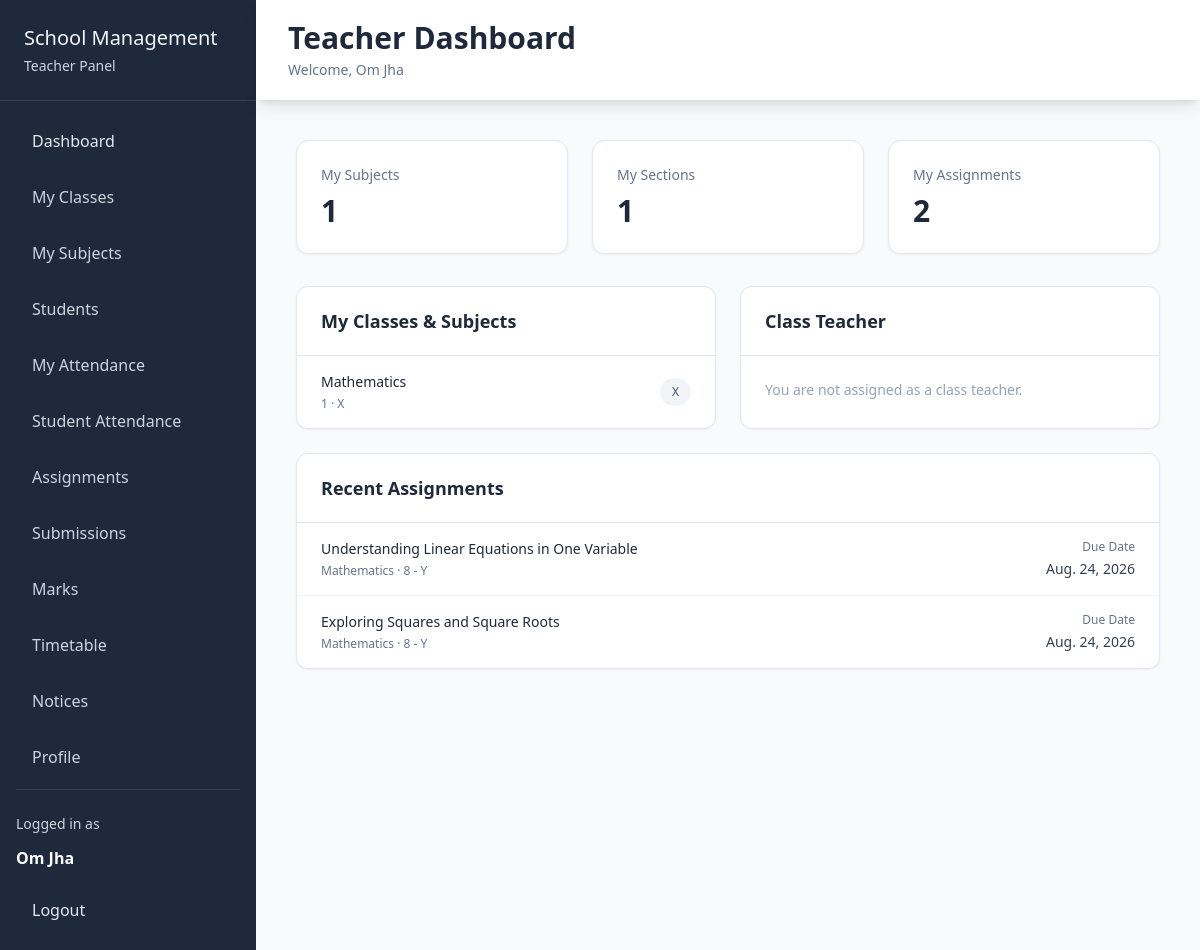
Before: /teachers/dashboard/ (signed in) with the older database file.
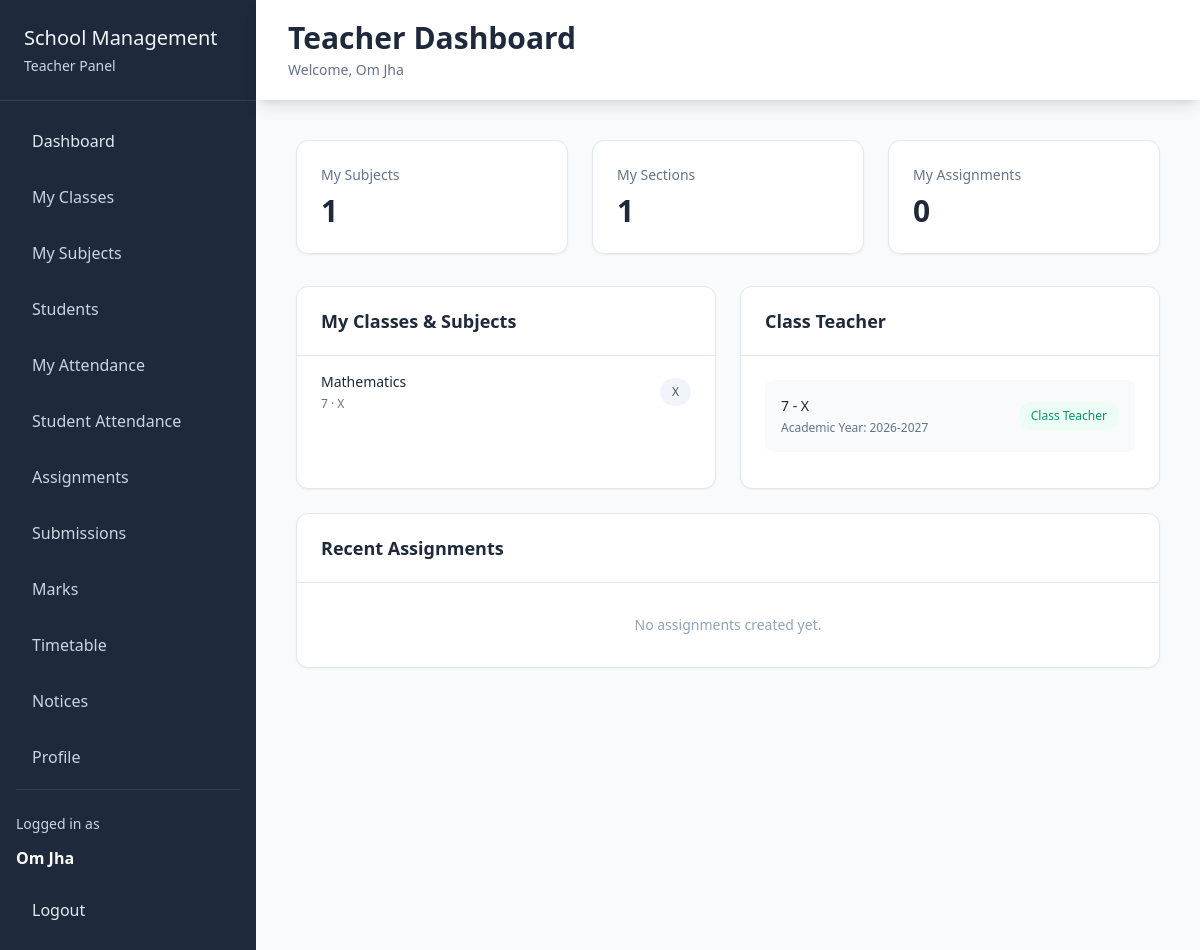
After: the same page with the newer database file.
### teachers/models.py (models this page shows, shortened)
class Teacher(models.Model):
    GENDER_CHOICES = (
        ('male', 'Male'),
        ('female', 'Female'),
        ('other', 'Other'),
    )
    user = models.OneToOneField(User, on_delete=models.CASCADE)
    subject = models.ForeignKey("academics.Subject", on_delete=models.CASCADE, null=True, blank=True)
    phone = models.CharField(max_length=15)
    address = models.TextField()
    qualification = models.CharField(max_length=100)
    joining_date = models.DateField()
    gender = models.CharField(max_length=10, choices=GENDER_CHOICES, default='male')
    cover_image = models.ImageField(upload_to='teacher_covers/', null=True, blank=True)
    is_class_teacher = models.BooleanField(default=False)

### academics/models.py (models this page shows, shortened)
class TeacherAssignment(models.Model):
    teacher = models.ForeignKey(Teacher, on_delete=models.CASCADE, related_name="assignments")
    subject = models.ForeignKey(Subject, on_delete=models.CASCADE)
    schoolclass = models.ForeignKey(SchoolClass, on_delete=models.CASCADE)
    section = models.ForeignKey(Section, on_delete=models.CASCADE)

class Subject(models.Model):
    name = models.CharField(max_length=20)
    schoolclasses = models.ManyToManyField(SchoolClass)
    class Meta:
        constraints = [
            models.UniqueConstraint(
                fields=["name"],
                name="unique_subject_name"
            )
        ]

class SchoolClass(models.Model):
    name = models.CharField(max_length=50)

class Section(models.Model):
    schoolclass = models.ForeignKey(SchoolClass, on_delete=models.CASCADE)
    name = models.CharField(max_length=10)
    def __str__(self):
        return f"{self.schoolclass.name} - {self.name}"

class ClassTeacher(models.Model):
    teacher = models.ForeignKey(Teacher, on_delete=models.CASCADE)
    section = models.OneToOneField(Section, on_delete=models.CASCADE)
    academic_year = models.CharField(max_length=100)
    class Meta:
        constraints = [
            models.UniqueConstraint(
                fields=["section", "academic_year"],
                name="unique_class_teacher_per_section_year"
            )
        ]

### assignments/models.py (models this page shows, shortened)
class Assignment(models.Model):
    title = models.CharField(max_length=200)
    description = models.TextField()
    subject = models.ForeignKey(Subject, on_delete=models.CASCADE)
    teacher = models.ForeignKey(Teacher, on_delete=models.CASCADE)
    class_section = models.ForeignKey(Section, on_delete=models.CASCADE)
    assigned_date = models.DateField()
    due_date = models.DateField()

### teachers/views.py (the view)
# urls.py: path("dashboard/", views.teacher_dashboard, name="teacher_dashboard"),
@login_required
def teacher_dashboard(req):
    if req.user.userprofile.role != "teacher":
        return redirect("home")
    teacher = req.user.teacher
    assignments = TeacherAssignment.objects.filter(teacher=teacher).select_related("subject", "section", "schoolclass")
    class_teachers = ClassTeacher.objects.filter(teacher=teacher).select_related("section")
    teacher_assignments = Assignment.objects.filter(teacher=teacher).order_by("-assigned_date")
    data = {
        "teacher" : teacher,
        "assignments" : assignments,
        "class_teachers" : class_teachers,
        "teacher_assignments" : teacher_assignments,
        "total_subjects" : assignments.values("subject").distinct().count(),
        "total_sections" : assignments.values("section").distinct().count(),
        "total_assignments" : teacher_assignments.count()
    }
    return render(req, "teachers/dashboard.html", data)

### teachers/templates/teachers/dashboard.html (shortened to what this page needs)
{% extends "teachers/base.html" %}
{% block content %}
<div class="flex-1">
    <div class="flex items-center bg-white px-8 py-5 shadow-lg mb-10">
        <div>
            <h1 class="text-3xl font-semibold text-slate-800">
                Teacher Dashboard
            </h1>
            <p class="text-sm text-slate-500 mt-1">
                Welcome, {{ teacher.user.get_full_name }}
            </p>
        </div>
    </div>
    <div class="px-10 pb-10">
        <div class="grid grid-cols-1 md:grid-cols-3 gap-6 mb-8">
            <div class="bg-white rounded-xl border border-slate-200 shadow-sm p-6">
                <p class="text-sm text-slate-500">My Subjects</p>
                <h2 class="text-3xl font-semibold text-slate-800 mt-2">
                    {{ total_subjects }}
                </h2>
            </div>
            <div class="bg-white rounded-xl border border-slate-200 shadow-sm p-6">
                <p class="text-sm text-slate-500">My Sections</p>
                <h2 class="text-3xl font-semibold text-slate-800 mt-2">
                    {{ total_sections }}
                </h2>
            </div>
            <div class="bg-white rounded-xl border border-slate-200 shadow-sm p-6">
                <p class="text-sm text-slate-500">My Assignments</p>
                <h2 class="text-3xl font-semibold text-slate-800 mt-2">
                    {{ total_assignments }}
                </h2>
            </div>
        </div>
        <div class="grid grid-cols-1 lg:grid-cols-2 gap-6">
            <div class="bg-white rounded-xl border border-slate-200 shadow-sm">
                <div class="px-6 py-5 border-b border-slate-200">
                    <h2 class="text-lg font-semibold text-slate-800">
                        My Classes & Subjects
                    </h2>
                </div>
                <div class="divide-y divide-slate-100">
                    {% for assignment in assignments %}
                    <div class="px-6 py-4 flex items-center justify-between">
                        <div>
                            <p class="text-sm font-medium text-slate-800">
                                {{ assignment.subject.name }}
                            </p>
                            <p class="text-xs text-slate-500 mt-1">
                                {{ assignment.schoolclass.name }}
                                · {{ assignment.section.name }}
                            </p>
                        </div>
                        <span class="text-xs px-3 py-1.5 rounded-full
                                     bg-slate-100 text-slate-600">
                            {{ assignment.section.name }}
                        </span>
                    </div>
                    {% empty %}
                    <div class="px-6 py-8 text-center text-sm text-slate-400">
                        No subjects assigned.
                    </div>
                    {% endfor %}
                </div>
            </div>
            <div class="bg-white rounded-xl border border-slate-200 shadow-sm">
                <div class="px-6 py-5 border-b border-slate-200">
                    <h2 class="text-lg font-semibold text-slate-800">
                        Class Teacher
                    </h2>
                </div>
                <div class="p-6">
                    {% for class_teacher in class_teachers %}
                    <div class="flex items-center justify-between
                                px-4 py-4 bg-slate-50 rounded-lg mb-3">
                        <div>
                            <p class="text-sm font-medium text-slate-800">
                                {{ class_teacher.section }}
                            </p>
                            <p class="text-xs text-slate-500 mt-1">
                                Academic Year:
                                {{ class_teacher.academic_year }}
                            </p>
                        </div>
                        <span class="text-xs px-3 py-1.5 rounded-full
                                     bg-emerald-50 text-emerald-600">
                            Class Teacher
                        </span>
                    </div>
                    {% empty %}
                    <p class="text-sm text-slate-400">
                        You are not assigned as a class teacher.
                    </p>
                    {% endfor %}
                </div>
            </div>
            <div class="bg-white rounded-xl border border-slate-200 shadow-sm lg:col-span-2">
                <div class="px-6 py-5 border-b border-slate-200">
                    <h2 class="text-lg font-semibold text-slate-800">
                        Recent Assignments
                    </h2>
                </div>
                <div class="divide-y divide-slate-100">
                    {% for assignment in teacher_assignments|slice:":5" %}
                    <div class="px-6 py-4 flex items-center justify-between">
                        <div>
                            <p class="text-sm font-medium text-slate-800">
                                {{ assignment.title }}
                            </p>
                            <p class="text-xs text-slate-500 mt-1">
                                {{ assignment.subject.name }}
                                · {{ assignment.class_section }}
                            </p>
                        </div>
                        <div class="text-right">
                            <p class="text-xs text-slate-500">
                                Due Date
                            </p>
                            <p class="text-sm font-medium text-slate-700 mt-1">
                                {{ assignment.due_date }}
                            </p>
                        </div>
                    </div>
                    {% empty %}
                    <div class="px-6 py-8 text-center text-sm text-slate-400">
                        No assignments created yet.
                    </div>
                    {% endfor %}
                </div>
            </div>
        </div>
    </div>
</div>
{% endblock content %}

### teachers/templates/teachers/base.html (shortened to what this page needs)
<!DOCTYPE html>
<html lang="en">
<head>
    <script src="https://cdn.tailwindcss.com"></script>
</head>
<body class="bg-slate-50 text-slate-900 font-sans">
<div class="min-h-screen flex">
    <div class="w-64 bg-slate-800 text-slate-100">
        <div class="p-6 border-b border-slate-700">
            <h1 class="text-xl font-medium">School Management</h1>
            <p class="text-sm text-slate-300 mt-1">Teacher Panel</p>
        </div>
        <nav class="p-4 space-y-2">
            <a href="{% url 'teacher_dashboard' %}" class="block px-4 py-3 rounded-lg text-slate-200 hover:bg-slate-700">Dashboard</a>
            <a href="{% url "teacher_classes" %}" class="block px-4 py-3 rounded-lg text-slate-300 hover:bg-slate-700">My Classes</a>
            <a href="{% url "teacher_subjects" %}" class="block px-4 py-3 rounded-lg text-slate-300 hover:bg-slate-700">My Subjects</a>
            <a href="{% url "teacher_students" %}" class="block px-4 py-3 rounded-lg text-slate-300 hover:bg-slate-700">Students</a>
            <a href="{% url "my_attendance" %}" class="block px-4 py-3 rounded-lg text-slate-300 hover:bg-slate-700">My Attendance</a>
            <a href="{% url "student_attendance" %}" class="block px-4 py-3 rounded-lg text-slate-300 hover:bg-slate-700">Student Attendance</a>
            <a href="{% url "teacher_assignments" %}" class="block px-4 py-3 rounded-lg text-slate-300 hover:bg-slate-700">Assignments</a>
            <a href="{% url "teacher_submissions" %}" class="block px-4 py-3 rounded-lg text-slate-300 hover:bg-slate-700">Submissions</a>
            <a href="{% url "teacher_marks" %}" class="block px-4 py-3 rounded-lg text-slate-300 hover:bg-slate-700">Marks</a>
            <a href="{% url "teacher_timetable" %}" class="block px-4 py-3 rounded-lg text-slate-300 hover:bg-slate-700">Timetable</a>
            <a href="{% url "teacher_notices" %}" class="block px-4 py-3 rounded-lg text-slate-300 hover:bg-slate-700">Notices</a>
            <a href="{% url "teacher_profile" %}" class="block px-4 py-3 rounded-lg text-slate-300 hover:bg-slate-700">Profile</a>
            <div class="mt-6 pt-6 border-t border-slate-700">
                <p class="text-sm text-slate-300 mb-3">Logged in as</p>
                <p class="font-semibold text-white mb-4">
                    {% if teacher.user.first_name %}
                        {{ teacher.user.first_name|capfirst }} {{ teacher.user.last_name }}
                    {% else %}
                        {{ teacher.user.username }}
                    {% endif %}
                </p>
                <a href="{% url 'logout' %}">
                    <button type="submit" class="w-full text-left px-4 py-3 rounded-lg text-slate-200 hover:bg-red-600">Logout</button>
                </a>
            </div>
        </nav>
    </div>
        {% block content %}
        {% endblock content %}
</div>
</body>
</html>

Changed rows visible on the page:
removed Assignment: title "Understanding Linear Equations in One Variable", subject.name "Mathematics", class_section "8 - Y", due_date "Aug. 24, 2026"
removed Assignment: title "Exploring Squares and Square Roots", subject.name "Mathematics", class_section "8 - Y", due_date "Aug. 24, 2026"
changed TeacherAssignment "Mathematics": schoolclass.name "1" → "7"
added ClassTeacher: section "7 - X", academic_year "2026-2027"
Other visible differences:
{{ total_assignments }}: "2" → "0"
text no longer shown: "You are not assigned as a class teacher."
text now shown: "No assignments created yet."
